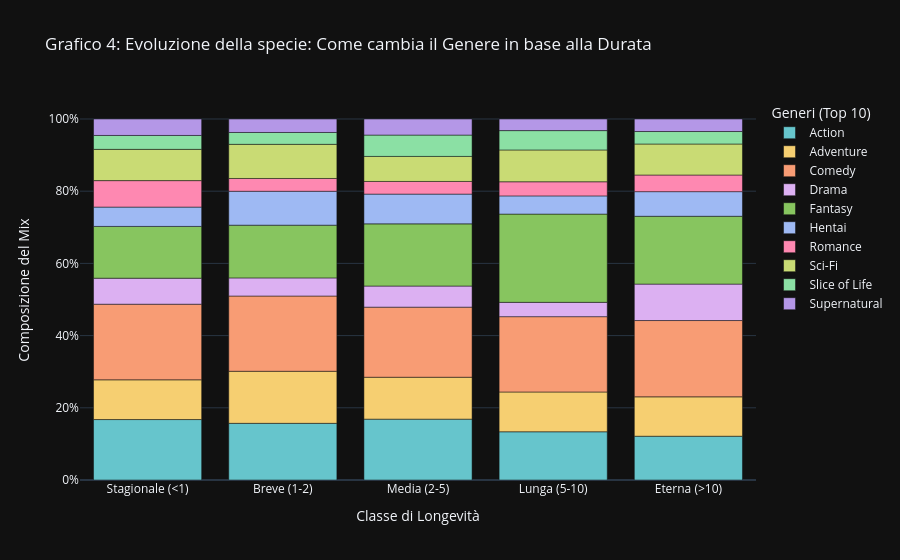

The notebook cell saved with this chart:
### Markdown cell above
### 📊 La Chimica dell'Immortalità: Di cosa sono fatti gli anime eterni?
Per capire come cambia il "DNA" di una serie man mano che diventa più longeva, usiamo un grafico di composizione.
Ogni colonna rappresenta una categoria di durata (dalle effimere "Stagionali" alle leggendarie "Eterne").

### Code cell
# Grafico: Composizione Percentuale dei Generi per Fascia di Longevità
# Risolve il problema delle ripetizioni: i generi sono visti come componenti unici delle colonne.

# 1. Preparazione Dati
df_comp = df.explode('genres_list').copy()

# Ricalcolo durata (per sicurezza, se non salvato in df globale)
start = pd.to_datetime(df_comp['start_date'], utc=True, errors='coerce')
end = pd.to_datetime(df_comp['end_date'].fillna(pd.Timestamp.now()), utc=True, errors='coerce')
df_comp['years_running'] = (end - start).dt.days / 365.25

# Fasce Longevità
bins = [0, 1, 2, 5, 10, float('inf')]
labels_dur = ['Stagionale (<1)', 'Breve (1-2)', 'Media (2-5)', 'Lunga (5-10)', 'Eterna (>10)']
df_comp['life_class'] = pd.cut(df_comp['years_running'], bins=bins, labels=labels_dur, right=False)

# Filtriamo solo i Top 10 Generi per evitare un "arcobaleno" illeggibile
top_genres = df_comp['genres_list'].value_counts().head(10).index
df_comp = df_comp[df_comp['genres_list'].isin(top_genres)]
df_comp = df_comp.dropna(subset=['life_class'])

# 2. Calcolo Percentuali
# Contiamo quanti anime di ogni genere ci sono in ogni fascia
comp_counts = df_comp.groupby(['life_class', 'genres_list'], observed=False).size().reset_index(name='count')
# Trasformiamo in percentuale rispetto alla fascia (Totale Colonna = 100%)
# Nota: "observed=False" gestisce i warning sui categorici futuri di pandas
totals = comp_counts.groupby('life_class', observed=False)['count'].transform('sum')
comp_counts['percent'] = comp_counts['count'] / totals

# 3. Grafico Stacked Bar
fig_stack = px.bar(comp_counts, x='life_class', y='percent', color='genres_list',
                   title='Grafico 4: Evoluzione della specie: Come cambia il Genere in base alla Durata',
                   labels={'life_class': 'Longevità', 'percent': 'Percentuale', 'genres_list': 'Genere'},
                   # I colori sono assegnati ai generi (univocamente)
                   color_discrete_sequence=px.colors.qualitative.Pastel, 
                   template='plotly_dark')

fig_stack.update_layout(
    yaxis_tickformat='.0%', # Formatta asse Y come %
    xaxis_title="Classe di Longevità",
    yaxis_title="Composizione del Mix",
    legend_title_text="Generi (Top 10)"
)
fig_stack.show()

### Figure 1 — Plotly figure (JSON) as saved in the notebook; plotly's stock layout.template omitted (floating-point values rounded to 4 significant figures)
{"data": [{"hovertemplate": "Genere=Action<br>Longevità=%{x}<br>Percentuale=%{y}<extra></extra>", "legendgroup": "Action", "marker": {"color": "rgb(102, 197, 204)", "pattern": {"shape": ""}}, "name": "Action", "orientation": "v", "showlegend": true, "textposition": "auto", "type": "bar", "x": ["Stagionale (<1)", "Breve (1-2)", "Media (2-5)", "Lunga (5-10)", "Eterna (>10)"], "xaxis": "x", "y": [0.1674, 0.157, 0.1686, 0.1336, 0.1213], "yaxis": "y"}, {"hovertemplate": "Genere=Adventure<br>Longevità=%{x}<br>Percentuale=%{y}<extra></extra>", "legendgroup": "Adventure", "marker": {"color": "rgb(246, 207, 113)", "pattern": {"shape": ""}}, "name": "Adventure", "orientation": "v", "showlegend": true, "textposition": "auto", "type": "bar", "x": ["Stagionale (<1)", "Breve (1-2)", "Media (2-5)", "Lunga (5-10)", "Eterna (>10)"], "xaxis": "x", "y": [0.1101, 0.1441, 0.1161, 0.1103, 0.1091], "yaxis": "y"}, {"hovertemplate": "Genere=Comedy<br>Longevità=%{x}<br>Percentuale=%{y}<extra></extra>", "legendgroup": "Comedy", "marker": {"color": "rgb(248, 156, 116)", "pattern": {"shape": ""}}, "name": "Comedy", "orientation": "v", "showlegend": true, "textposition": "auto", "type": "bar", "x": ["Stagionale (<1)", "Breve (1-2)", "Media (2-5)", "Lunga (5-10)", "Eterna (>10)"], "xaxis": "x", "y": [0.2095, 0.2085, 0.1942, 0.2086, 0.2113], "yaxis": "y"}, {"hovertemplate": "Genere=Drama<br>Longevità=%{x}<br>Percentuale=%{y}<extra></extra>", "legendgroup": "Drama", "marker": {"color": "rgb(220, 176, 242)", "pattern": {"shape": ""}}, "name": "Drama", "orientation": "v", "showlegend": true, "textposition": "auto", "type": "bar", "x": ["Stagionale (<1)", "Breve (1-2)", "Media (2-5)", "Lunga (5-10)", "Eterna (>10)"], "xaxis": "x", "y": [0.07203, 0.05019, 0.05839, 0.0397, 0.1009], "yaxis": "y"}, {"hovertemplate": "Genere=Fantasy<br>Longevità=%{x}<br>Percentuale=%{y}<extra></extra>", "legendgroup": "Fantasy", "marker": {"color": "rgb(135, 197, 95)", "pattern": {"shape": ""}}, "name": "Fantasy", "orientation": "v", "showlegend": true, "textposition": "auto", "type": "bar", "x": ["Stagionale (<1)", "Breve (1-2)", "Media (2-5)", "Lunga (5-10)", "Eterna (>10)"], "xaxis": "x", "y": [0.1435, 0.1461, 0.1723, 0.2445, 0.188], "yaxis": "y"}, {"hovertemplate": "Genere=Hentai<br>Longevità=%{x}<br>Percentuale=%{y}<extra></extra>", "legendgroup": "Hentai", "marker": {"color": "rgb(158, 185, 243)", "pattern": {"shape": ""}}, "name": "Hentai", "orientation": "v", "showlegend": true, "textposition": "auto", "type": "bar", "x": ["Stagionale (<1)", "Breve (1-2)", "Media (2-5)", "Lunga (5-10)", "Eterna (>10)"], "xaxis": "x", "y": [0.0535, 0.09395, 0.08248, 0.05041, 0.06815], "yaxis": "y"}, {"hovertemplate": "Genere=Romance<br>Longevità=%{x}<br>Percentuale=%{y}<extra></extra>", "legendgroup": "Romance", "marker": {"color": "rgb(254, 136, 177)", "pattern": {"shape": ""}}, "name": "Romance", "orientation": "v", "showlegend": true, "textposition": "auto", "type": "bar", "x": ["Stagionale (<1)", "Breve (1-2)", "Media (2-5)", "Lunga (5-10)", "Eterna (>10)"], "xaxis": "x", "y": [0.07334, 0.03539, 0.03504, 0.03907, 0.04608], "yaxis": "y"}, {"hovertemplate": "Genere=Sci-Fi<br>Longevità=%{x}<br>Percentuale=%{y}<extra></extra>", "legendgroup": "Sci-Fi", "marker": {"color": "rgb(201, 219, 116)", "pattern": {"shape": ""}}, "name": "Sci-Fi", "orientation": "v", "showlegend": true, "textposition": "auto", "type": "bar", "x": ["Stagionale (<1)", "Breve (1-2)", "Media (2-5)", "Lunga (5-10)", "Eterna (>10)"], "xaxis": "x", "y": [0.08662, 0.09459, 0.06934, 0.08822, 0.08594], "yaxis": "y"}, {"hovertemplate": "Genere=Slice of Life<br>Longevità=%{x}<br>Percentuale=%{y}<extra></extra>", "legendgroup": "Slice of Life", "marker": {"color": "rgb(139, 224, 164)", "pattern": {"shape": ""}}, "name": "Slice of Life", "orientation": "v", "showlegend": true, "textposition": "auto", "type": "bar", "x": ["Stagionale (<1)", "Breve (1-2)", "Media (2-5)", "Lunga (5-10)", "Eterna (>10)"], "xaxis": "x", "y": [0.03849, 0.03282, 0.05912, 0.05356, 0.0345], "yaxis": "y"}, {"hovertemplate": "Genere=Supernatural<br>Longevità=%{x}<br>Percentuale=%{y}<extra></extra>", "legendgroup": "Supernatural", "marker": {"color": "rgb(180, 151, 231)", "pattern": {"shape": ""}}, "name": "Supernatural", "orientation": "v", "showlegend": true, "textposition": "auto", "type": "bar", "x": ["Stagionale (<1)", "Breve (1-2)", "Media (2-5)", "Lunga (5-10)", "Eterna (>10)"], "xaxis": "x", "y": [0.04558, 0.03732, 0.04453, 0.03214, 0.03472], "yaxis": "y"}], "layout": {"barmode": "relative", "legend": {"title": {"text": "Generi (Top 10)"}, "tracegroupgap": 0}, "title": {"text": "Grafico 4: Evoluzione della specie: Come cambia il Genere in base alla Durata"}, "xaxis": {"anchor": "y", "domain": [0, 1], "title": {"text": "Classe di Longevità"}}, "yaxis": {"anchor": "x", "domain": [0, 1], "tickformat": ".0%", "title": {"text": "Composizione del Mix"}}}}
